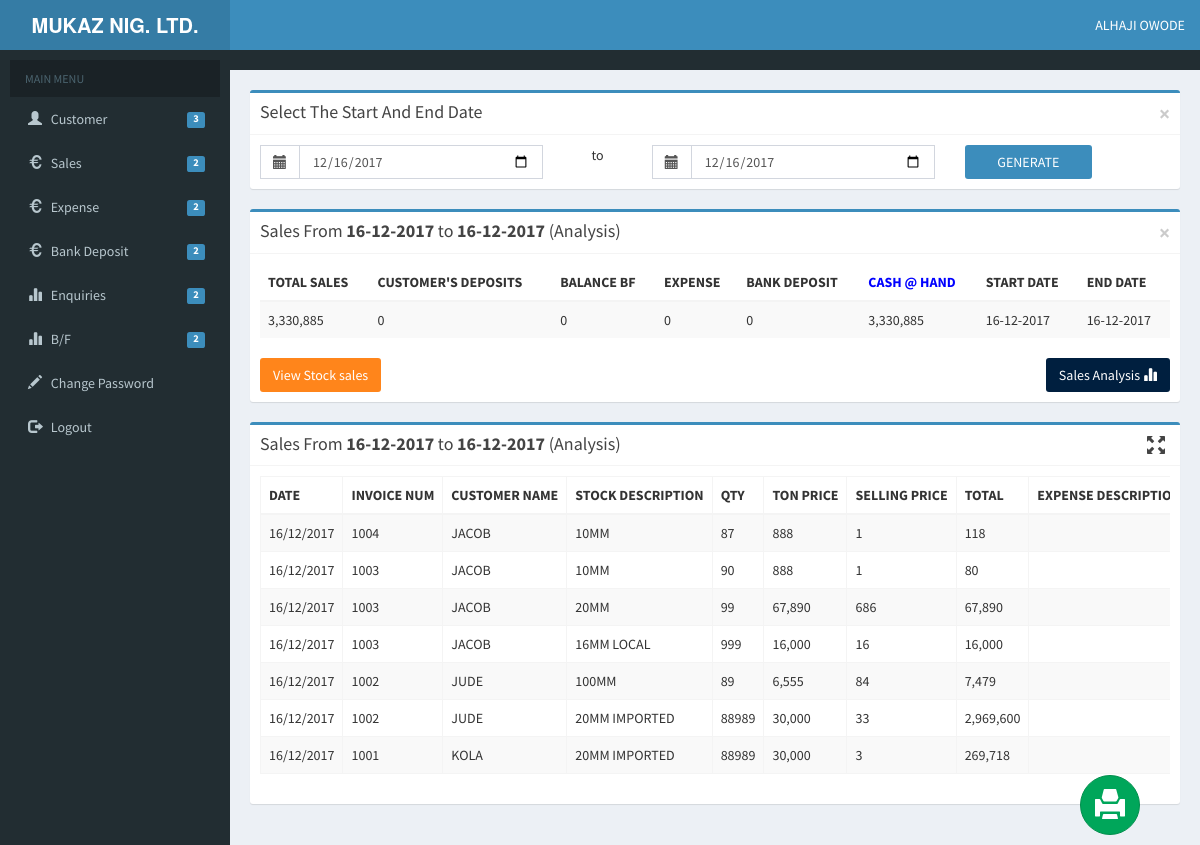
Page /Enquiries/dailysales.php (signed in) on the committed database.
### tables this page shows
CREATE TABLE `sales` (
  `id` int(11) NOT NULL,
  `customer_id` int(11) NOT NULL,
  `seller_id` varchar(100) NOT NULL,
  `sale_date` date NOT NULL,
  `invoice_number` int(11) NOT NULL,
  `total` decimal(18,2) NOT NULL,
  `amount_paid` decimal(18,2) NOT NULL,
  `supply_status` tinyint(1) NOT NULL
);

CREATE TABLE `customers` (
  `id` int(11) NOT NULL,
  `customer_name` varchar(30) NOT NULL,
  `customer_phone` varchar(11) NOT NULL,
  `date_created` date NOT NULL,
  `address` text NOT NULL
);

CREATE TABLE `stocks` (
  `id` int(11) NOT NULL,
  `description` text NOT NULL,
  `cost_per_ton` int(11) DEFAULT '0',
  `quantity_in_store` int(11) NOT NULL DEFAULT '0',
  `last_receive_date` date DEFAULT NULL,
  `date_created` date NOT NULL
);

CREATE TABLE `subsales` (
  `id` int(11) NOT NULL,
  `stock_id` int(11) NOT NULL,
  `quantity` int(11) NOT NULL,
  `subtotal` decimal(18,2) NOT NULL,
  `selling_price` decimal(18,2) NOT NULL DEFAULT '0.00',
  `price_per_ton` decimal(18,4) NOT NULL,
  `sale_id` int(11) NOT NULL
);

### Enquiries/ctrl-dailysales.php (called while the page is built, shortened)
<?php
function getSalesDataLeft($connection,$start_date, $end_date){
	$query =  "SELECT sales.sale_date,customers.customer_name,sales.invoice_number,stocks.description,stocks.cost_per_ton,subsales.quantity, subsales.selling_price,subsales.subtotal FROM sales INNER JOIN customers ON customers.id = sales.customer_id INNER JOIN subsales on sales.id = subsales.sale_id INNER JOIN stocks ON stocks.id = subsales.stock_id WHERE sales.sale_date BETWEEN
	'$start_date' AND '$end_date' ORDER BY sales.invoice_number DESC";
	if ($result = mysqli_query($connection,$query)){
		$sales_data = array();
		while ($row = mysqli_fetch_assoc($result)){
			array_push($sales_data, $row);
		}
		return $sales_data;
	}
}
function getRawdata($connection,$start_date,$end_date){
	$query1 = "SELECT SUM(balance_brought_foward.amount) AS SUM from balance_brought_foward where balance_brought_foward.date BETWEEN
	'$start_date' AND '$end_date'";
	$query2 = "SELECT SUM(bank_deposits.amount_deposited) AS SUM from bank_deposits where bank_deposits.date_deposited BETWEEN
	'$start_date' AND '$end_date'";
	$query3 = "SELECT SUM(sales.total)  AS SUM FROM sales WHERE sales.sale_date BETWEEN '$start_date' AND '$end_date'";
	$query4 = "SELECT SUM(amount_deposited) AS SUM from customer_deposits where date_deposited BETWEEN
	'$start_date' AND '$end_date'";
	$query5 = "SELECT SUM(expenses.expense_amount) AS SUM from expenses where expenses.expense_date BETWEEN
	'$start_date' AND '$end_date'";
	$bbf = mysqli_fetch_assoc(mysqli_query($connection,$query1))['SUM'];
	$bbf = is_null($bbf )? 0 : $bbf ;
	$bank_deposits = mysqli_fetch_assoc(mysqli_query($connection,$query2))['SUM'];
	$bank_deposits = is_null($bank_deposits)? 0 : $bank_deposits ;
	$total_sales  = mysqli_fetch_assoc(mysqli_query($connection,$query3))['SUM'];
	$total_sales = is_null($total_sales)? 0 : $total_sales ;
	$customer_deposit = mysqli_fetch_assoc(mysqli_query($connection,$query4))['SUM'];
	$customer_deposit = is_null($customer_deposit )? 0 : $customer_deposit ;
	$expenses = mysqli_fetch_assoc(mysqli_query($connection,$query5))['SUM'];
	$expenses = is_null($expenses )? 0 : $expenses ;
	$raw_data = array('bbf'=>$bbf ,
		'bank_deposits'=>$bank_deposits ,
		'total_sales' =>$total_sales,
		'customer_deposit'=>$customer_deposit,
		'expenses' => $expenses
	);
	return $raw_data;
}
function getCashAtHand($raw_data){
	$cash_at_hand = ($raw_data['total_sales'] + $raw_data ['customer_deposit'] + $raw_data ['bbf'])
	- ($raw_data['bank_deposits'] + $raw_data ['expenses']);
	return $cash_at_hand;
}
function Dformat($date_str){
     return date("d/m/Y",strtotime($date_str));
}

### Enquiries/dailysales.php (the view, shortened to what this page needs)
<?php session_start();
$connection = include('../resources/conection.inc.php');
include_once('ctrl-dailysales.php');
if (isset($_POST['generate_data'])){
  $start_date = $_POST['start_date'];
  $end_date = $_POST['end_date'];
}else{
  $start_date = date ('Y/m/d',strtotime('today'));
 $end_date =   date ('Y/m/d',strtotime('today'));
}
?>
<!DOCTYPE html>
<html>
<head>
  <link rel="stylesheet" href="../css/bootstrap/css/bootstrap.min.css">
  <link rel="stylesheet" href="../css/ionicons.min.css">
  <link rel="stylesheet" href="../css/AdminLTE.min.css">
  <link rel="stylesheet" href="../css/skins/_all-skins.min.css">
  <link rel="stylesheet" href="../plugins/iCheck/flat/blue.css">
  <link rel="stylesheet" href="../css/animate.min.css">
  <link rel="stylesheet" href="../plugins/morris/morris.css">
  <link rel="stylesheet" href="../plugins/jvectormap/jquery-jvectormap-1.2.2.css">
  <link rel="stylesheet" href="../plugins/datepicker/datepicker3.css">
  <link rel="stylesheet" href="../plugins/daterangepicker/daterangepicker.css">
  <link rel="stylesheet" href="../plugins/bootstrap-wysihtml5/bootstrap3-wysihtml5.min.css">
</head>
<body>
  <body class="hold-transition skin-blue sidebar-mini">
      <div class="example-modal" >
          <div class="wrapper">
            <?php  include('../resources/templates/header.php') ; ?>
            <?php  include('../resources/templates/mainsidebar.php') ; ?>
            <div class="content-wrapper" >
              <div class="container-fluid" style="padding:20px">
               <div class = "row">
                <div class = 'col col-md-12'>
                  <form action = '<?php echo  $_SERVER['PHP_SELF']?>' method = "POST" >
                    <div class="box box-primary">
                      <div class="box-header with-border ">
                        <h3 class="box-title">Select The Start And  End Date </h3>
                        <span class = 'close'>&times</span>
                      </div>
                      <div class="box-body">
                        <div class="row">
                          <div class="col-xs-12 col-md-4">
                            <div class="input-group">
                              <span class="input-group-addon">
                               <i class="glyphicon glyphicon-calendar"></i>
                             </span>
                             <input type="date" class="form-control" name="start_date" value= '<?= date('Y-m-d',strtotime('today'))?>' required>
                           </div>
                         </div>
                         <div class="col-xs-12 col-md-1 center-text">
                          to
                        </div>
                        <div class="col-xs-12 col-md-4">
                          <div class="input-group">
                           <span class="input-group-addon">
                             <i class="glyphicon glyphicon-calendar"></i>
                           </span>
                           <input type="date" class="form-control" name="end_date" value= '<?= date('Y-m-d',strtotime('today'))?>' required>
                         </div>
                       </div>
                       <div class="col-xs-12 col-md-2 col-xs-12 col-sm-12">
                        <input type="submit" value="Generate" name="generate_data" class=" btn btn-block btn " style="background-color: #3c8dbc; color:white">
                      </div>
                    </div>
                  </div>
                </div>
              </form>
            </div>
          </div>
          <div class = 'row'>
            <div class = 'col-md-12'>
             <div class="box box-primary">
              <div class="box-header with-border ">
                <h3 class="box-title">Sales From
                  <strong> <?php echo date('d-m-Y',strtotime($start_date))?>
                  </strong> to
                  <strong>
                    <?php echo date('d-m-Y',strtotime($end_date)) ?>
                  </strong>(Analysis)
                </h3>
                <span class = 'close'>&times</span>
              </div>
              <div class="box-body">
                <div class = 'table-responsive'>
                  <table class="table table-striped">
                    <thead>
                      <tr>
                        <th>Total Sales </th>
                        <th>Customer's Deposits </th>
                        <th>Balance BF </th>
                        <th>Expense</th>
                        <th>Bank Deposit</th>
                        <th style = 'color:blue; font-weight: bold'>Cash @ Hand</th>
                        <th>Start Date</th>
                        <th>End Date</th>
                      </tr>
                    </thead>
                    <tbody>
                      <tr>
                        <?php $raw_data = getRawData($connection,$start_date,$end_date);  ?>
                        <td><?= number_format($raw_data['total_sales'])?></td>
                        <td><?= number_format($raw_data['customer_deposit'])?></td>
                        <td><?= number_format($raw_data['bbf'])?></td>
                        <td><?= number_format($raw_data['expenses'] )?></td>
                        <td><?= number_format($raw_data['bank_deposits'])?></td>
                        <td><?= number_format(getCashAtHand($raw_data))?></td>
                        <td><?= date('d-m-Y',strtotime($start_date)) ?></td>
                        <td><?= date('d-m-Y',strtotime($end_date)) ?></td>
                      </tr>
                    </tbody>
                  </table>
                </div>
                <button id = 'show-stock-graph' class = ' btn bg-navy pull-right'>
                  Sales Analysis <span class = 'glyphicon glyphicon-stats'></span>
                </button>
                <button class = 'btn bg-orange' id = 'show-stock-sales'>
                  View Stock sales
                </button>
              </div>
            </div>
          </div>
        </div>
         <div class="row">
          <div class="col-md-12 saleview">
             <div class="box box-primary">
              <div class="box-header with-border ">
                <h3 class="box-title">Sales From
                  <strong> <?php echo date('d-m-Y',strtotime($start_date)) ?>
                  </strong> to
                  <strong>
                    <?php echo date('d-m-Y',strtotime($end_date)) ?>
                  </strong>(Analysis)
                </h3><span class=" gofullscreen pull-right point glyphicon glyphicon-fullscreen"></span>
              </div>
              <div class="box-body">
                <div class = 'table-responsive'>
                  <table class="table table-striped table-bordered bring-up nth-2-center" style="background-color: white;
                  ">
                  <thead>
                    <tr>
                      <th>Date</th>
                      <th>invoice Num</th>
                      <th>Customer Name</th>
                      <th>Stock Description</th>
                      <th>QTY</th>
                      <th>Ton Price</th>
                      <th>Selling Price</th>
                      <th> Total</th>
                      <th >Expense Description</th>
                    </tr>
                  </thead>
                  <tbody>
                    <?php $left_sales = getSalesDataLeft($connection,$start_date, $end_date)?>
                    <?php foreach ($left_sales as $row): ?>
                      <tr>
                        <td><?= Dformat($row['sale_date'])?></td>
                        <td><?= $row['invoice_number']?></td>
                        <td><?= $row['customer_name']?></td>
                        <td><?= $row['description']?></td>
                        <td><?= $row['quantity']?></td>
                        <td><?= number_format($row['cost_per_ton'])?></td>
                        <td><?= number_format($row['selling_price'])?></td>
                        <td><?= number_format($row['subtotal'])?></td>
                        <td><?= '' ?></td>
                      </tr>
                    <?php endforeach ?>
                  </tbody>
                </table>
              </div>
            </div>
          </div>
        </div>
      </div>
      <div class="row sale-bottom" style = >
        <div class="col-md-12">
          <form  action = "report.php" method = "GET">
           <button type="submit" id = 'print' style = 'padding:10px;font-size: 30px;position:fixed;bottom:10px;left:90%;height:60px;width: 60px;border-radius: 50%' class="btn btn-success img-rounded"><i class="glyphicon glyphicon-print"></i></button>
        </form>
        </div>
      </div>
    </div>
  </body>
  </html>

### Enquiries/dailysales.php (style rules this page uses)
table { background-color: white; }
th,td { white-space: nowrap; text-transform: uppercase; }
.point { cursor: pointer; }
.center-text { text-align: center; }

### rows in the picture
sales: sale_date "16/12/2017", invoice_number "1004", customer.customer_name "JACOB", stocks.description "10MM", subsales.quantity "87", stocks.cost_per_ton "888", subsales.selling_price "1", subsales.subtotal "118"
sales: sale_date "16/12/2017", invoice_number "1003", customer.customer_name "JACOB", stocks.description "10MM", subsales.quantity "90", stocks.cost_per_ton "888", subsales.selling_price "1", subsales.subtotal "80", stocks.description "20MM", subsales.quantity "99", stocks.cost_per_ton "67,890", subsales.selling_price "686", subsales.subtotal "67,890", stocks.description "16MM LOCAL", subsales.quantity "999", stocks.cost_per_ton "16,000", subsales.selling_price "16", subsales.subtotal "16,000"
sales: sale_date "16/12/2017", invoice_number "1002", customer.customer_name "JUDE", stocks.description "100MM", subsales.quantity "89", stocks.cost_per_ton "6,555", subsales.selling_price "84", subsales.subtotal "7,479", stocks.description "20MM IMPORTED", subsales.quantity "88989", stocks.cost_per_ton "30,000", subsales.selling_price "33", subsales.subtotal "2,969,600"
sales: sale_date "16/12/2017", invoice_number "1001", customer.customer_name "KOLA", stocks.description "20MM IMPORTED", subsales.quantity "88989", stocks.cost_per_ton "30,000", subsales.selling_price "3", subsales.subtotal "269,718"

### other values in the picture
date('d-m-Y',strtotime($start_date)) "16-12-2017"
date('d-m-Y',strtotime($end_date)) "16-12-2017"
$raw_data['total_sales'] "3,330,885"
$raw_data['customer_deposit'] "0"
$raw_data['bbf'] "0"
$raw_data['expenses'] "0"
$raw_data['bank_deposits'] "0"
getCashAtHand($raw_data) "3,330,885"
